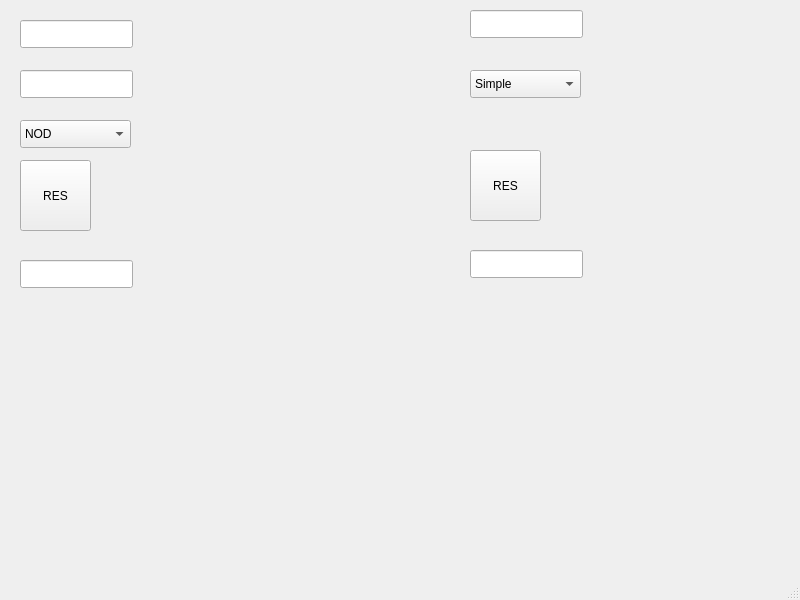
<?xml version="1.0" encoding="UTF-8"?>
<ui version="4.0">
 <class>MainWindow</class>
 <widget class="QMainWindow" name="MainWindow">
  <property name="geometry">
   <rect>
    <x>0</x>
    <y>0</y>
    <width>800</width>
    <height>600</height>
   </rect>
  </property>
  <property name="windowTitle">
   <string>MainWindow</string>
  </property>
  <widget class="QWidget" name="centralwidget">
   <widget class="QLineEdit" name="num1">
    <property name="geometry">
     <rect>
      <x>20</x>
      <y>20</y>
      <width>113</width>
      <height>28</height>
     </rect>
    </property>
   </widget>
   <widget class="QLineEdit" name="num2">
    <property name="geometry">
     <rect>
      <x>20</x>
      <y>70</y>
      <width>113</width>
      <height>28</height>
     </rect>
    </property>
   </widget>
   <widget class="QLineEdit" name="num0">
    <property name="geometry">
     <rect>
      <x>470</x>
      <y>10</y>
      <width>113</width>
      <height>28</height>
     </rect>
    </property>
   </widget>
   <widget class="QLineEdit" name="res1">
    <property name="geometry">
     <rect>
      <x>20</x>
      <y>260</y>
      <width>113</width>
      <height>28</height>
     </rect>
    </property>
   </widget>
   <widget class="QLineEdit" name="res0">
    <property name="geometry">
     <rect>
      <x>470</x>
      <y>250</y>
      <width>113</width>
      <height>28</height>
     </rect>
    </property>
   </widget>
   <widget class="QPushButton" name="button_nod_nok">
    <property name="geometry">
     <rect>
      <x>20</x>
      <y>160</y>
      <width>71</width>
      <height>71</height>
     </rect>
    </property>
    <property name="text">
     <string>RES</string>
    </property>
   </widget>
   <widget class="QPushButton" name="button_simple_arm">
    <property name="geometry">
     <rect>
      <x>470</x>
      <y>150</y>
      <width>71</width>
      <height>71</height>
     </rect>
    </property>
    <property name="text">
     <string>RES</string>
    </property>
   </widget>
   <widget class="QComboBox" name="nod_or_nok">
    <property name="geometry">
     <rect>
      <x>20</x>
      <y>120</y>
      <width>111</width>
      <height>28</height>
     </rect>
    </property>
    <item>
     <property name="text">
      <string>NOD</string>
     </property>
    </item>
    <item>
     <property name="text">
      <string>NOK</string>
     </property>
    </item>
   </widget>
   <widget class="QComboBox" name="simp_or_arm">
    <property name="geometry">
     <rect>
      <x>470</x>
      <y>70</y>
      <width>111</width>
      <height>28</height>
     </rect>
    </property>
    <item>
     <property name="text">
      <string>Simple</string>
     </property>
    </item>
    <item>
     <property name="text">
      <string>Armstrong</string>
     </property>
    </item>
   </widget>
  </widget>
  <widget class="QMenuBar" name="menubar">
   <property name="geometry">
    <rect>
     <x>0</x>
     <y>0</y>
     <width>800</width>
     <height>25</height>
    </rect>
   </property>
  </widget>
  <widget class="QStatusBar" name="statusbar"/>
 </widget>
 <resources/>
 <connections/>
</ui>
